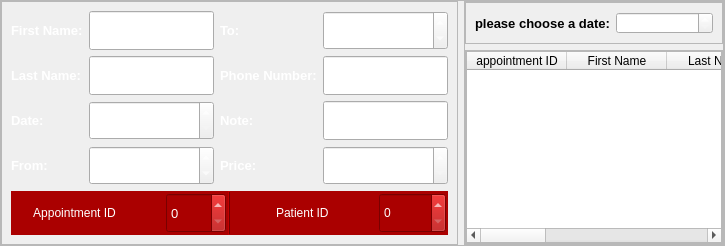
                <widget class="QFrame" name="appointment_frame">
                 <property name="sizePolicy">
                  <sizepolicy hsizetype="Expanding" vsizetype="Expanding">
                   <horstretch>0</horstretch>
                   <verstretch>0</verstretch>
                  </sizepolicy>
                 </property>
                 <property name="styleSheet">
                  <string notr="true"/>
                 </property>
                 <property name="frameShape">
                  <enum>QFrame::StyledPanel</enum>
                 </property>
                 <property name="frameShadow">
                  <enum>QFrame::Raised</enum>
                 </property>
                 <layout class="QHBoxLayout" name="horizontalLayout_2">
                  <property name="leftMargin">
                   <number>0</number>
                  </property>
                  <property name="topMargin">
                   <number>0</number>
                  </property>
                  <property name="rightMargin">
                   <number>0</number>
                  </property>
                  <property name="bottomMargin">
                   <number>0</number>
                  </property>
                  <item>
                   <widget class="QFrame" name="form_frame">
                    <property name="sizePolicy">
                     <sizepolicy hsizetype="Expanding" vsizetype="Expanding">
                      <horstretch>0</horstretch>
                      <verstretch>0</verstretch>
                     </sizepolicy>
                    </property>
                    <property name="frameShape">
                     <enum>QFrame::StyledPanel</enum>
                    </property>
                    <property name="frameShadow">
                     <enum>QFrame::Raised</enum>
                    </property>
                    <layout class="QGridLayout" name="gridLayout">
                     <item row="1" column="0">
                      <widget class="QLabel" name="label_7">
                       <property name="font">
                        <font>
                         <pointsize>10</pointsize>
                         <weight>75</weight>
                         <bold>true</bold>
                        </font>
                       </property>
                       <property name="styleSheet">
                        <string notr="true">color:rgb(255, 255, 255);</string>
                       </property>
                       <property name="text">
                        <string>Last Name:</string>
                       </property>
                      </widget>
                     </item>
                     <item row="1" column="3">
                      <widget class="QLineEdit" name="phone_lineedit">
                       <property name="sizePolicy">
                        <sizepolicy hsizetype="Expanding" vsizetype="Expanding">
                         <horstretch>0</horstretch>
                         <verstretch>0</verstretch>
                        </sizepolicy>
                       </property>
                       <property name="font">
                        <font>
                         <pointsize>10</pointsize>
                        </font>
                       </property>
                       <property name="styleSheet">
                        <string notr="true">color: rgb(255, 255, 255);</string>
                       </property>
                      </widget>
                     </item>
                     <item row="3" column="0">
                      <widget class="QLabel" name="label_3">
                       <property name="font">
                        <font>
                         <pointsize>10</pointsize>
                         <weight>75</weight>
                         <bold>true</bold>
                        </font>
                       </property>
                       <property name="styleSheet">
                        <string notr="true">color:rgb(255, 255, 255);</string>
                       </property>
                       <property name="text">
                        <string>Date:</string>
                       </property>
                      </widget>
                     </item>
                     <item row="0" column="2">
                      <widget class="QLabel" name="label_5">
                       <property name="font">
                        <font>
                         <pointsize>10</pointsize>
                         <weight>75</weight>
                         <bold>true</bold>
                        </font>
                       </property>
                       <property name="styleSheet">
                        <string notr="true">color:rgb(255, 255, 255);</string>
                       </property>
                       <property name="text">
                        <string>To:</string>
                       </property>
                      </widget>
                     </item>
                     <item row="3" column="2">
                      <widget class="QLabel" name="label_9">
                       <property name="font">
                        <font>
                         <pointsize>10</pointsize>
                         <weight>75</weight>
                         <bold>true</bold>
                        </font>
                       </property>
                       <property name="styleSheet">
                        <string notr="true">color:rgb(255, 255, 255);</string>
                       </property>
                       <property name="text">
                        <string>Note:</string>
                       </property>
                      </widget>
                     </item>
                     <item row="1" column="2">
                      <widget class="QLabel" name="label_8">
                       <property name="font">
                        <font>
                         <pointsize>10</pointsize>
                         <weight>75</weight>
                         <bold>true</bold>
                        </font>
                       </property>
                       <property name="styleSheet">
                        <string notr="true">color:rgb(255, 255, 255);</string>
                       </property>
                       <property name="text">
                        <string>Phone Number:</string>
                       </property>
                      </widget>
                     </item>
                     <item row="3" column="3">
                      <widget class="QLineEdit" name="note_edit">
                       <property name="sizePolicy">
                        <sizepolicy hsizetype="Expanding" vsizetype="Expanding">
                         <horstretch>0</horstretch>
                         <verstretch>0</verstretch>
                        </sizepolicy>
                       </property>
                       <property name="font">
                        <font>
                         <pointsize>10</pointsize>
                        </font>
                       </property>
                       <property name="styleSheet">
                        <string notr="true">color: rgb(255, 255, 255);</string>
                       </property>
                      </widget>
                     </item>
                     <item row="0" column="3">
                      <widget class="QTimeEdit" name="to_edit">
                       <property name="sizePolicy">
                        <sizepolicy hsizetype="Expanding" vsizetype="Expanding">
                         <horstretch>0</horstretch>
                         <verstretch>0</verstretch>
                        </sizepolicy>
                       </property>
                       <property name="font">
                        <font>
                         <pointsize>10</pointsize>
                        </font>
                       </property>
                       <property name="styleSheet">
                        <string notr="true">color: rgb(255, 255, 255);</string>
                       </property>
                       <property name="minimumDateTime">
                        <datetime>
                         <hour>5</hour>
                         <minute>0</minute>
                         <second>0</second>
                         <year>2000</year>
                         <month>1</month>
                         <day>1</day>
                        </datetime>
                       </property>
                       <property name="time">
                        <time>
                         <hour>12</hour>
                         <minute>0</minute>
                         <second>0</second>
                        </time>
                       </property>
                      </widget>
                     </item>
                     <item row="3" column="1">
                      <widget class="QDateEdit" name="date_edit">
                       <property name="sizePolicy">
                        <sizepolicy hsizetype="Expanding" vsizetype="Expanding">
                         <horstretch>0</horstretch>
                         <verstretch>0</verstretch>
                        </sizepolicy>
                       </property>
                       <property name="font">
                        <font>
                         <pointsize>10</pointsize>
                        </font>
                       </property>
                       <property name="styleSheet">
                        <string notr="true">QDateEdit {
       color : white;}
QCalendarWidget QToolButton {
  	height: 60px;
  	width: 150px;
  	color: white;
  	font-size: 24px;
  	icon-size: 56px, 56px;
  	background-color: qlineargradient(x1:0, y1:0, x2:0, y2:1, stop: 0 #cccccc, stop: 1 #333333);
  }
  QCalendarWidget QMenu {
  	width: 150px;
  	left: 20px;
  	color: white;
  	font-size: 18px;
  	background-color: rgb(100, 100, 100);
  }
  QCalendarWidget QSpinBox { 
  	width: 150px; 
  	font-size:24px; 
  	color: white; 
  	background-color: qlineargradient(x1:0, y1:0, x2:0, y2:1, stop: 0 #cccccc, stop: 1 #333333); 
  	selection-background-color: rgb(136, 136, 136);
  	selection-color: rgb(255, 255, 255);
  }
  QCalendarWidget QSpinBox::up-button { subcontrol-origin: border;  subcontrol-position: top right;  width:65px; }
  QCalendarWidget QSpinBox::down-button {subcontrol-origin: border; subcontrol-position: bottom right;  width:65px;}
  QCalendarWidget QSpinBox::up-arrow { width:56px;  height:56px; }
  QCalendarWidget QSpinBox::down-arrow { width:56px;  height:56px; }
   
  /* header row */
  QCalendarWidget QWidget { alternate-background-color: rgb(128, 128, 128); }
   
  /* normal days */
  QCalendarWidget QAbstractItemView:enabled 
  {
  	font-size:24px;  
  	color: rgb(180, 180, 180);  
  	background-color: black;  
  	selection-background-color: rgb(64, 64, 64); 
  	selection-color: rgb(0, 255, 0); 
  }
   
  /* days in other months */
  /* navigation bar */
QCalendarWidget QWidget#qt_calendar_navigationbar
{ 
  background-color: qlineargradient(x1:0, y1:0, x2:0, y2:1, stop: 0 #cccccc, stop: 1 #333333); 
}

QCalendarWidget QAbstractItemView:disabled 
{ 
color: rgb(64, 64, 64); 
}</string>
                       </property>
                       <property name="displayFormat">
                        <string>d/M/yyyy</string>
                       </property>
                      </widget>
                     </item>
                     <item row="1" column="1">
                      <widget class="QLineEdit" name="lastname_lineedit">
                       <property name="sizePolicy">
                        <sizepolicy hsizetype="Expanding" vsizetype="Expanding">
                         <horstretch>0</horstretch>
                         <verstretch>0</verstretch>
                        </sizepolicy>
                       </property>
                       <property name="font">
                        <font>
                         <pointsize>10</pointsize>
                        </font>
                       </property>
                       <property name="styleSheet">
                        <string notr="true">color: rgb(255, 255, 255);</string>
                       </property>
                      </widget>
                     </item>
                     <item row="0" column="1">
                      <widget class="QLineEdit" name="firstname_lineedit">
                       <property name="sizePolicy">
                        <sizepolicy hsizetype="Expanding" vsizetype="Expanding">
                         <horstretch>0</horstretch>
                         <verstretch>0</verstretch>
                        </sizepolicy>
                       </property>
                       <property name="font">
                        <font>
                         <pointsize>10</pointsize>
                        </font>
                       </property>
                       <property name="styleSheet">
                        <string notr="true">color: rgb(255, 255, 255);</string>
                       </property>
                      </widget>
                     </item>
                     <item row="0" column="0">
                      <widget class="QLabel" name="label_4">
                       <property name="font">
                        <font>
                         <pointsize>10</pointsize>
                         <weight>75</weight>
                         <bold>true</bold>
                        </font>
                       </property>
                       <property name="styleSheet">
                        <string notr="true">color:rgb(255, 255, 255);</string>
                       </property>
                       <property name="text">
                        <string>First Name:</string>
                       </property>
                      </widget>
                     </item>
                     <item row="4" column="0">
                      <widget class="QLabel" name="label_6">
                       <property name="font">
                        <font>
                         <pointsize>10</pointsize>
                         <weight>75</weight>
                         <bold>true</bold>
                        </font>
                       </property>
                       <property name="styleSheet">
                        <string notr="true">color:rgb(255, 255, 255);</string>
                       </property>
                       <property name="text">
                        <string>From:</string>
                       </property>
                      </widget>
                     </item>
                     <item row="4" column="3">
                      <widget class="QDoubleSpinBox" name="price_spinbox">
                       <property name="sizePolicy">
                        <sizepolicy hsizetype="Expanding" vsizetype="Expanding">
                         <horstretch>0</horstretch>
                         <verstretch>0</verstretch>
                        </sizepolicy>
                       </property>
                       <property name="font">
                        <font>
                         <pointsize>10</pointsize>
                        </font>
                       </property>
                       <property name="styleSheet">
                        <string notr="true">color: rgb(255, 255, 255);</string>
                       </property>
                      </widget>
                     </item>
                     <item row="4" column="2">
                      <widget class="QLabel" name="label_10">
                       <property name="font">
                        <font>
                         <pointsize>10</pointsize>
                         <weight>75</weight>
                         <bold>true</bold>
                        </font>
                       </property>
                       <property name="styleSheet">
                        <string notr="true">color:rgb(255, 255, 255);</string>
                       </property>
                       <property name="text">
                        <string>Price:</string>
                       </property>
                      </widget>
                     </item>
                     <item row="4" column="1">
                      <widget class="QTimeEdit" name="from_edit">
                       <property name="sizePolicy">
                        <sizepolicy hsizetype="Expanding" vsizetype="Expanding">
                         <horstretch>0</horstretch>
                         <verstretch>0</verstretch>
                        </sizepolicy>
                       </property>
                       <property name="font">
                        <font>
                         <pointsize>10</pointsize>
                        </font>
                       </property>
                       <property name="styleSheet">
                        <string notr="true">color: rgb(255, 255, 255);</string>
                       </property>
                       <property name="minimumDateTime">
                        <datetime>
                         <hour>5</hour>
                         <minute>0</minute>
                         <second>0</second>
                         <year>2000</year>
                         <month>1</month>
                         <day>1</day>
                        </datetime>
                       </property>
                       <property name="time">
                        <time>
                         <hour>10</hour>
                         <minute>0</minute>
                         <second>0</second>
                        </time>
                       </property>
                      </widget>
                     </item>
                     <item row="5" column="0" colspan="4">
                      <widget class="QFrame" name="frame_2">
                       <property name="sizePolicy">
                        <sizepolicy hsizetype="Expanding" vsizetype="Expanding">
                         <horstretch>0</horstretch>
                         <verstretch>0</verstretch>
                        </sizepolicy>
                       </property>
                       <property name="styleSheet">
                        <string notr="true">background-color: rgb(170, 0, 0);</string>
                       </property>
                       <property name="frameShape">
                        <enum>QFrame::VLine</enum>
                       </property>
                       <property name="frameShadow">
                        <enum>QFrame::Raised</enum>
                       </property>
                       <layout class="QHBoxLayout" name="horizontalLayout_10">
                        <property name="spacing">
                         <number>50</number>
                        </property>
                        <property name="leftMargin">
                         <number>20</number>
                        </property>
                        <property name="topMargin">
                         <number>0</number>
                        </property>
                        <property name="rightMargin">
                         <number>0</number>
                        </property>
                        <property name="bottomMargin">
                         <number>0</number>
                        </property>
                        <item>
                         <widget class="QLabel" name="label_12">
                          <property name="maximumSize">
                           <size>
                            <width>150</width>
                            <height>40</height>
                           </size>
                          </property>
                          <property name="font">
                           <font>
                            <family>Arial</family>
                            <weight>50</weight>
                            <bold>false</bold>
                           </font>
                          </property>
                          <property name="styleSheet">
                           <string notr="true">color:rgb(255, 255, 255);</string>
                          </property>
                          <property name="text">
                           <string>Appointment ID</string>
                          </property>
                          <property name="alignment">
                           <set>Qt::AlignCenter</set>
                          </property>
                         </widget>
                        </item>
                        <item>
                         <widget class="QSpinBox" name="id_spinbox">
                          <property name="sizePolicy">
                           <sizepolicy hsizetype="Expanding" vsizetype="Expanding">
                            <horstretch>0</horstretch>
                            <verstretch>0</verstretch>
                           </sizepolicy>
                          </property>
                          <property name="maximumSize">
                           <size>
                            <width>150</width>
                            <height>40</height>
                           </size>
                          </property>
                          <property name="font">
                           <font>
                            <pointsize>10</pointsize>
                           </font>
                          </property>
                          <property name="styleSheet">
                           <string notr="true">color: rgb(255, 255, 255);</string>
                          </property>
                         </widget>
                        </item>
                        <item>
                         <widget class="QLabel" name="label_31">
                          <property name="maximumSize">
                           <size>
                            <width>150</width>
                            <height>40</height>
                           </size>
                          </property>
                          <property name="font">
                           <font>
                            <family>Arial</family>
                            <weight>50</weight>
                            <bold>false</bold>
                           </font>
                          </property>
                          <property name="styleSheet">
                           <string notr="true">color: rgb(255, 255, 255);</string>
                          </property>
                          <property name="text">
                           <string>Patient ID</string>
                          </property>
                         </widget>
                        </item>
                        <item>
                         <widget class="QSpinBox" name="patient_id_fk">
                          <property name="sizePolicy">
                           <sizepolicy hsizetype="Expanding" vsizetype="Expanding">
                            <horstretch>0</horstretch>
                            <verstretch>0</verstretch>
                           </sizepolicy>
                          </property>
                          <property name="minimumSize">
                           <size>
                            <width>0</width>
                            <height>40</height>
                           </size>
                          </property>
                          <property name="maximumSize">
                           <size>
                            <width>150</width>
                            <height>40</height>
                           </size>
                          </property>
                          <property name="styleSheet">
                           <string notr="true">color: rgb(255, 255, 255);</string>
                          </property>
                          <property name="maximum">
                           <number>999999999</number>
                          </property>
                         </widget>
                        </item>
                       </layout>
                      </widget>
                     </item>
                    </layout>
                   </widget>
                  </item>
                  <item>
                   <widget class="QFrame" name="check_frame">
                    <property name="sizePolicy">
                     <sizepolicy hsizetype="Expanding" vsizetype="Expanding">
                      <horstretch>0</horstretch>
                      <verstretch>0</verstretch>
                     </sizepolicy>
                    </property>
                    <property name="maximumSize">
                     <size>
                      <width>16777215</width>
                      <height>16777215</height>
                     </size>
                    </property>
                    <property name="styleSheet">
                     <string notr="true"/>
                    </property>
                    <property name="frameShape">
                     <enum>QFrame::StyledPanel</enum>
                    </property>
                    <property name="frameShadow">
                     <enum>QFrame::Raised</enum>
                    </property>
                    <layout class="QVBoxLayout" name="verticalLayout_6">
                     <property name="leftMargin">
                      <number>0</number>
                     </property>
                     <property name="topMargin">
                      <number>0</number>
                     </property>
                     <property name="rightMargin">
                      <number>0</number>
                     </property>
                     <property name="bottomMargin">
                      <number>0</number>
                     </property>
                     <item alignment="Qt::AlignTop">
                      <widget class="QFrame" name="frame_5">
                       <property name="frameShape">
                        <enum>QFrame::StyledPanel</enum>
                       </property>
                       <property name="frameShadow">
                        <enum>QFrame::Raised</enum>
                       </property>
                       <layout class="QHBoxLayout" name="horizontalLayout_4">
                        <item>
                         <widget class="QLabel" name="label_2">
                          <property name="font">
                           <font>
                            <pointsize>10</pointsize>
                            <weight>75</weight>
                            <bold>true</bold>
                           </font>
                          </property>
                          <property name="text">
                           <string>please choose a date:</string>
                          </property>
                         </widget>
                        </item>
                        <item>
                         <widget class="QDateEdit" name="date_check_edit">
                          <property name="font">
                           <font>
                            <pointsize>8</pointsize>
                           </font>
                          </property>
                          <property name="styleSheet">
                           <string notr="true">QDateEdit {
       color : white;}
QCalendarWidget QToolButton {
  	height: 60px;
  	width: 150px;
  	color: white;
  	font-size: 24px;
  	icon-size: 56px, 56px;
  	background-color: qlineargradient(x1:0, y1:0, x2:0, y2:1, stop: 0 #cccccc, stop: 1 #333333);
  }
  QCalendarWidget QMenu {
  	width: 150px;
  	left: 20px;
  	color: white;
  	font-size: 18px;
  	background-color: rgb(100, 100, 100);
  }
  QCalendarWidget QSpinBox { 
  	width: 150px; 
  	font-size:24px; 
  	color: white; 
  	background-color: qlineargradient(x1:0, y1:0, x2:0, y2:1, stop: 0 #cccccc, stop: 1 #333333); 
  	selection-background-color: rgb(136, 136, 136);
  	selection-color: rgb(255, 255, 255);
  }
  QCalendarWidget QSpinBox::up-button { subcontrol-origin: border;  subcontrol-position: top right;  width:65px; }
  QCalendarWidget QSpinBox::down-button {subcontrol-origin: border; subcontrol-position: bottom right;  width:65px;}
  QCalendarWidget QSpinBox::up-arrow { width:56px;  height:56px; }
  QCalendarWidget QSpinBox::down-arrow { width:56px;  height:56px; }
   
  /* header row */
  QCalendarWidget QWidget { alternate-background-color: rgb(128, 128, 128); }
   
  /* normal days */
  QCalendarWidget QAbstractItemView:enabled 
  {
  	font-size:24px;  
  	color: rgb(180, 180, 180);  
  	background-color: black;  
  	selection-background-color: rgb(64, 64, 64); 
  	selection-color: rgb(0, 255, 0); 
  }
   
  /* days in other months */
  /* navigation bar */
QCalendarWidget QWidget#qt_calendar_navigationbar
{ 
  background-color: qlineargradient(x1:0, y1:0, x2:0, y2:1, stop: 0 #cccccc, stop: 1 #333333); 
}

QCalendarWidget QAbstractItemView:disabled 
{ 
color: rgb(64, 64, 64); 
}</string>
                          </property>
                          <property name="displayFormat">
                           <string>d/M/yyyy</string>
                          </property>
                         </widget>
                        </item>
                       </layout>
                      </widget>
                     </item>
                     <item>
                      <widget class="QFrame" name="frame_6">
                       <property name="sizePolicy">
                        <sizepolicy hsizetype="Expanding" vsizetype="Expanding">
                         <horstretch>0</horstretch>
                         <verstretch>0</verstretch>
                        </sizepolicy>
                       </property>
                       <property name="frameShape">
                        <enum>QFrame::StyledPanel</enum>
                       </property>
                       <property name="frameShadow">
                        <enum>QFrame::Raised</enum>
                       </property>
                       <layout class="QVBoxLayout" name="verticalLayout_8">
                        <property name="leftMargin">
                         <number>0</number>
                        </property>
                        <property name="topMargin">
                         <number>0</number>
                        </property>
                        <property name="rightMargin">
                         <number>0</number>
                        </property>
                        <property name="bottomMargin">
                         <number>0</number>
                        </property>
                        <item>
                         <widget class="QTableWidget" name="check_table">
                          <property name="styleSheet">
                           <string notr="true">QTableWidget::item:selected{ background-color: red }</string>
                          </property>
                          <property name="editTriggers">
                           <set>QAbstractItemView::NoEditTriggers</set>
                          </property>
                          <column>
                           <property name="text">
                            <string>appointment ID</string>
                           </property>
                          </column>
                          <column>
                           <property name="text">
                            <string>First Name</string>
                           </property>
                          </column>
                          <column>
                           <property name="text">
                            <string>Last Name</string>
                           </property>
                          </column>
                          <column>
                           <property name="text">
                            <string>From</string>
                           </property>
                          </column>
                          <column>
                           <property name="text">
                            <string>To</string>
                           </property>
                          </column>
                          <column>
                           <property name="text">
                            <string>Phone Number</string>
                           </property>
                          </column>
                          <column>
                           <property name="text">
                            <string>patient ID</string>
                           </property>
                          </column>
                         </widget>
                        </item>
                       </layout>
                      </widget>
                     </item>
                    </layout>
                   </widget>
                  </item>
                 </layout>
                </widget>
